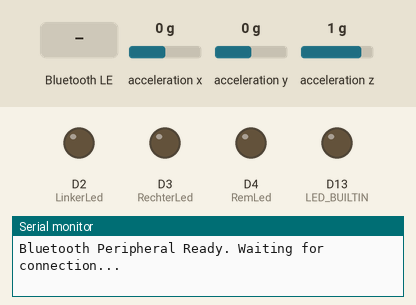
This sketch was run on a simulated Arduino Nano 33 BLE. On the bench: output pins drawn as LEDs (lit = HIGH), the last lines printed to the serial monitor. Dashed ring = blinking. The test bench sets the inputs (shaded band); at power-on: acceleration x 0 g, acceleration y 0 g, acceleration z 1 g. Nothing arrives over Bluetooth unless stated; a phone connects over Bluetooth LE 3 s after start.

Above: at 1.3 s.
1.4 s: acceleration x set to -0.3 g
At 4.1 s:
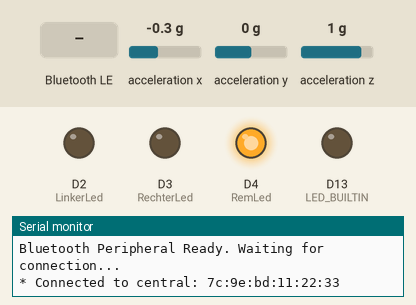
4.4 s: Bluetooth LE write "1" received
At 5.4 s:
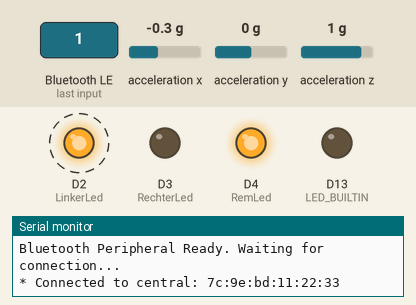
7.4 s: acceleration x set to 0 g
At 8.7 s:
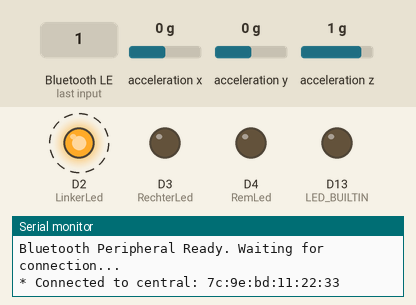
10.4 s: acceleration x set to -1.4 g
At 11.0 s:
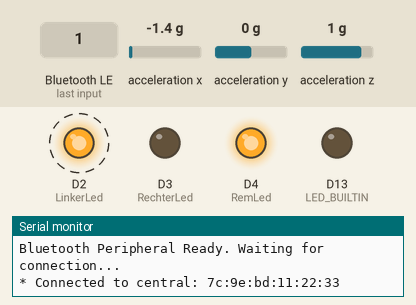
13.4 s: acceleration x set to 0.8 g
At 14.4 s:
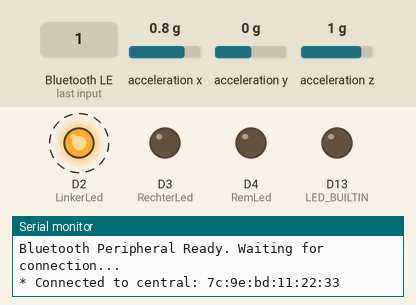
Timing chart, 0 to 17.4 s (numbered marks = the images above; inputs shaded):
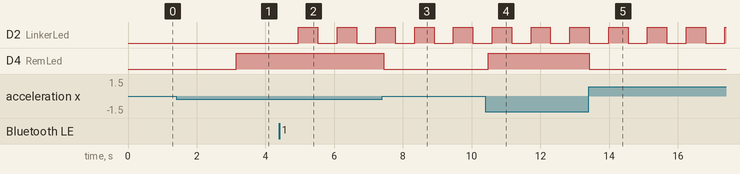

The sketch:

Bluetooth_Prototype_Peripheral.ino
```cpp
#include <ArduinoBLE.h>
#include <Arduino_BMI270_BMM150.h>

const char* deviceServiceUuid = "19b10000-e8f2-537e-4f6c-d104768a1214";
const char* deviceServiceCharacteristicUuid = "19b10001-e8f2-537e-4f6c-d104768a1214";

BLEService customService(deviceServiceUuid);
BLEByteCharacteristic dataCharacteristic(deviceServiceCharacteristicUuid, BLERead | BLEWrite);
bool blinkLinker = false;
bool blinkRechter = false;

unsigned long lastBlinkTime = 0;
const int blinkInterval = 500;
bool ledToggleState = false;
const int LinkerLed = 2;
const int RechterLed = 3;
const int RemLed = 4;

float bx, by, bz;
float gyroThreshold = 10.0;
bool hasLeaned = false;

void setup() {
  Serial.begin(115200);
  pinMode(LinkerLed, OUTPUT);
  pinMode(RechterLed, OUTPUT);
  pinMode(LED_BUILTIN, OUTPUT);
  digitalWrite(LED_BUILTIN, LOW);

  // IMU starten
  while (!Serial);
    if (!IMU.begin()) {
    Serial.println("IMU init failed!"); while (1);
  }
  delay(150);

  // Bluetooth connectie starten
  if (!BLE.begin()) {
    Serial.println("- Starting Bluetooth® Low Energy module failed!");
    while (1);
  }
  BLE.setLocalName("Nano 33 BLE Peripheral");
  BLE.setAdvertisedService(customService);
  customService.addCharacteristic(dataCharacteristic);
  BLE.addService(customService);

  dataCharacteristic.writeValue(0);
  BLE.advertise();

  Serial.println("Bluetooth Peripheral Ready. Waiting for connection...");
}

void loop() {
  pinMode(RemLed, OUTPUT);
  float ax, ay, az;

  BLEDevice central = BLE.central();

  if (central) {
    Serial.print("* Connected to central: ");
    Serial.println(central.address());

    while (central.connected()) {
      while (central.connected()) {
          // Remlicht
          if (IMU.accelerationAvailable()) {
            IMU.readAcceleration(ax, ay, az);
            if (ax < -0.20) {
              digitalWrite(RemLed, HIGH);
            } else {
              digitalWrite(RemLed, LOW);
            }

            delay(10);
          }

          delay(100);
          // Blinker automatisch uit
          if (IMU.accelerationAvailable()) {
            IMU.readAcceleration(bx, by, bz);
            float leanAngle = abs(atan2(by, bz) * 180.0 / PI);
            if (blinkLinker || blinkRechter) {
              if (leanAngle > 10.0) {
                hasLeaned = true;
              }
              if (hasLeaned && leanAngle < 2.0) {
                blinkLinker = false;
                blinkRechter = false;
                digitalWrite(LinkerLed, LOW);
                digitalWrite(RechterLed, LOW);
                hasLeaned = false;
                Serial.println("Turn complete: Level detected.");
              }
            }
          }

        if (dataCharacteristic.written()) {
          handleIncomingData(dataCharacteristic.value());
        }
        // Knipperen
        if (millis() - lastBlinkTime >= blinkInterval) {
          lastBlinkTime = millis();
          ledToggleState = !ledToggleState;

          if (blinkLinker) {
            digitalWrite(LinkerLed, ledToggleState ? LOW : HIGH);
          }

          if (blinkRechter) {
            digitalWrite(RechterLed, ledToggleState ? LOW : HIGH);
          }
        }
      }
      if (dataCharacteristic.written()) {
        byte receivedValue = dataCharacteristic.value();
        handleIncomingData(receivedValue);
      }
    }

    Serial.println("* Disconnected from central");
  }
}
// Gebruikt de ontvangen data van de central Arduino om de LEDs te togglen
void handleIncomingData(byte value) {
  switch (value) {
    case 1:
      if (blinkLinker) {
        blinkLinker = false;
        digitalWrite(LinkerLed, LOW);
      } else {
        blinkLinker = true;
        blinkRechter = false;
        digitalWrite(RechterLed, LOW);
      }
      break;

    case 3:
      if (blinkRechter) {
        blinkRechter = false;
        digitalWrite(RechterLed, LOW);
      } else {
        blinkRechter = true;
        blinkLinker = false;
        digitalWrite(LinkerLed, LOW);
      }
      break;
  }
}
```

Measured:
- the behaviour switches between -0.1 and -0.2 g on acceleration x (found by bisection; images 0 and 1)
- after the input at 1.4 s, D4 (RemLed): LOW → HIGH after 1.8 s
- after the input at 4.4 s, D2 (LinkerLed): alternates HIGH for 0.56 s and LOW for 0.56 s, starting after 0.56 s
- after the input at 7.4 s, D4 (RemLed): HIGH → LOW at once
- after the input at 10.4 s, D4 (RemLed): LOW → HIGH after 0.09 s
- after the input at 13.4 s, D4 (RemLed): HIGH → LOW at once
